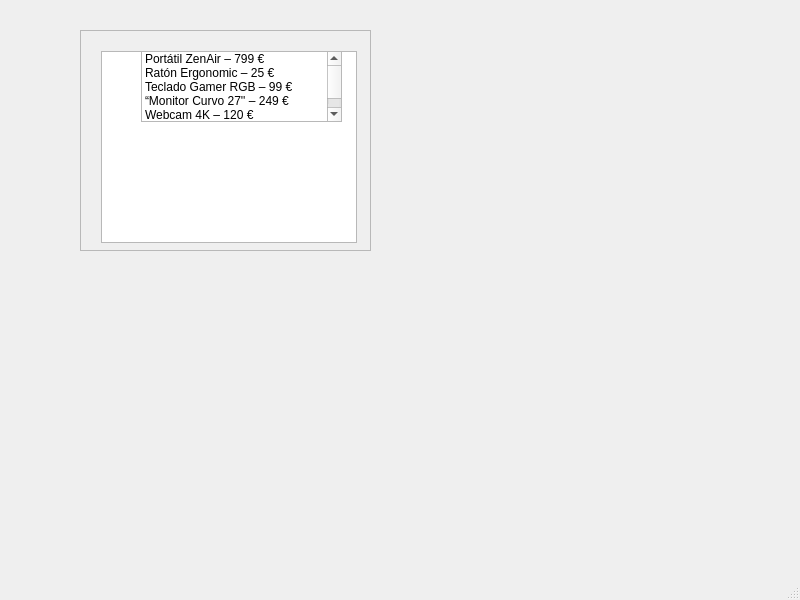
<?xml version="1.0" encoding="UTF-8"?>
<ui version="4.0">
 <class>MainWindow</class>
 <widget class="QMainWindow" name="MainWindow">
  <property name="geometry">
   <rect>
    <x>0</x>
    <y>0</y>
    <width>800</width>
    <height>600</height>
   </rect>
  </property>
  <property name="windowTitle">
   <string>MainWindow</string>
  </property>
  <widget class="QWidget" name="centralwidget">
   <widget class="QScrollArea" name="scrollArea">
    <property name="geometry">
     <rect>
      <x>80</x>
      <y>30</y>
      <width>291</width>
      <height>221</height>
     </rect>
    </property>
    <property name="widgetResizable">
     <bool>true</bool>
    </property>
    <widget class="QWidget" name="scrollAreaWidgetContents">
     <property name="geometry">
      <rect>
       <x>0</x>
       <y>0</y>
       <width>289</width>
       <height>219</height>
      </rect>
     </property>
     <widget class="QListView" name="listView">
      <property name="geometry">
       <rect>
        <x>20</x>
        <y>20</y>
        <width>256</width>
        <height>192</height>
       </rect>
      </property>
     </widget>
     <widget class="QListWidget" name="listWidget">
      <property name="geometry">
       <rect>
        <x>60</x>
        <y>20</y>
        <width>201</width>
        <height>71</height>
       </rect>
      </property>
      <item>
       <property name="text">
        <string>Portátil ZenAir – 799 €</string>
       </property>
      </item>
      <item>
       <property name="text">
        <string>Ratón Ergonomic – 25 €</string>
       </property>
      </item>
      <item>
       <property name="text">
        <string>Teclado Gamer RGB – 99 €</string>
       </property>
      </item>
      <item>
       <property name="text">
        <string>“Monitor Curvo 27'' – 249 €</string>
       </property>
      </item>
      <item>
       <property name="text">
        <string>Webcam 4K – 120 €</string>
       </property>
      </item>
     </widget>
    </widget>
   </widget>
  </widget>
  <widget class="QMenuBar" name="menubar">
   <property name="geometry">
    <rect>
     <x>0</x>
     <y>0</y>
     <width>800</width>
     <height>33</height>
    </rect>
   </property>
  </widget>
  <widget class="QStatusBar" name="statusbar"/>
 </widget>
 <resources/>
 <connections/>
</ui>
